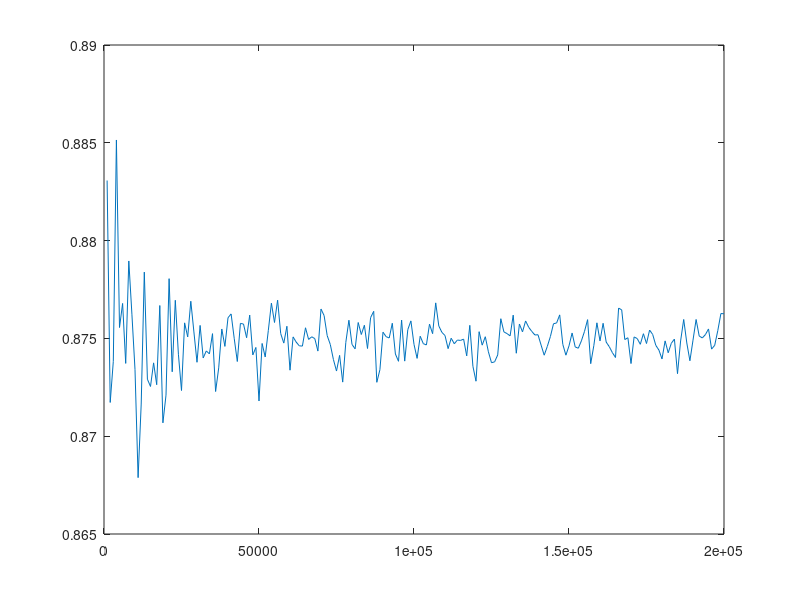
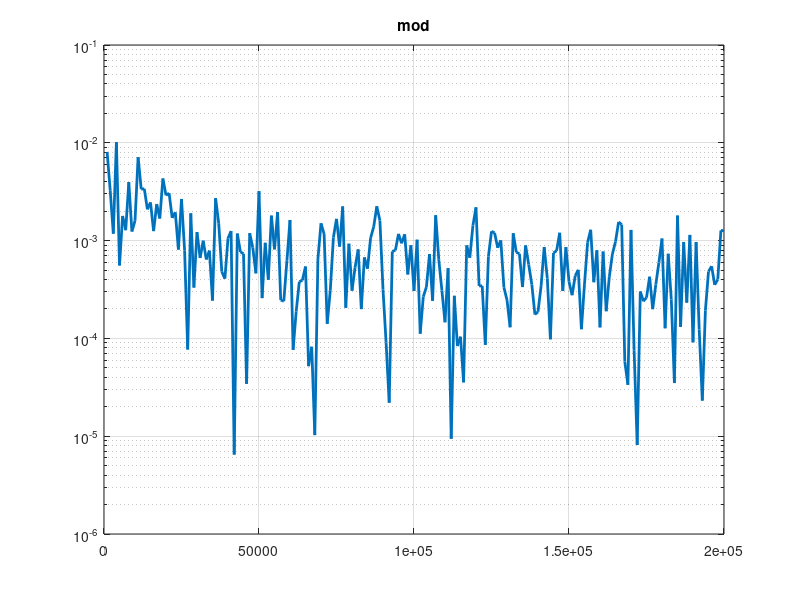
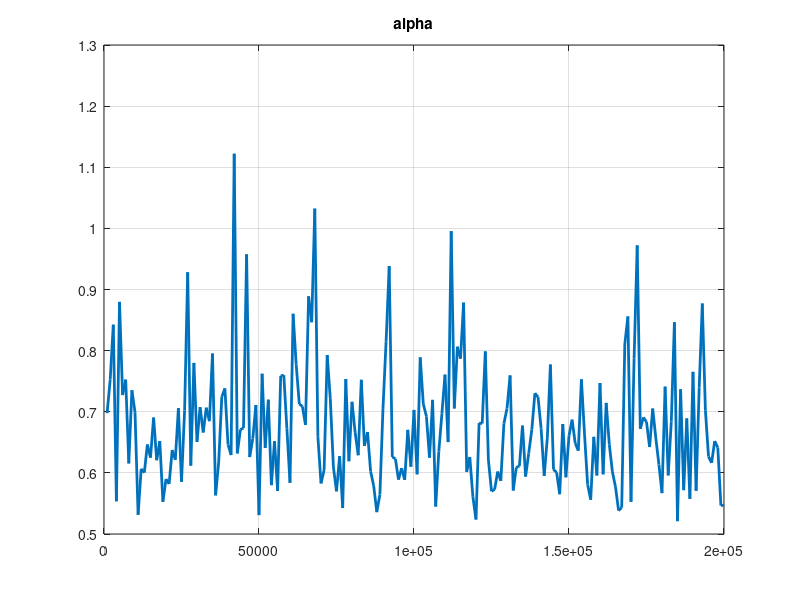

Write MATLAB code to recreate these figures, in order.
clc; clear; close all;

rand("seed", 1);

f = @(x)  3 * x .^ 2 + 2 * x + 1;
F = @(x)  x .^ 3 + x .^ 2 + x;

a = 0; b = 0.5;

FF = F(b) - F(a);

N_s = 1000; s = 1000; N_f = 200000;
for N = N_s:s:N_f
  X = a + (b - a) * rand(1, N);  
  F1(N/s) = (b - a) * sum(f(X)) / N;
  mod(N/s) = abs(FF - F1(N/s));
  alpha(N/s) = log(1/mod(N/s)) / log(N);
end

disp("F(b) - F(a) =  "); disp(FF);
[min_mod, ind] = min(mod);
disp("Best result: "); disp(F1(ind));
disp("with mod: ");disp(min_mod)

figure;
plot(N_s:s:N_f, F1);

figure
semilogy(N_s:s:N_f, mod, 'LineWidth', 2)
title('mod');
grid on

figure
plot(N_s:s:N_f, alpha, 'LineWidth', 2)
title('alpha');
grid on
